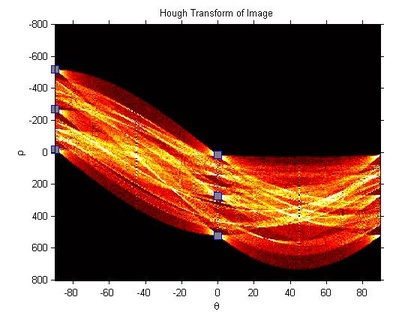
%> input picture Hough Transform of Image.jpg, 420 x 315 px, shrunk from 560 x 420 before the run
$ octave --eval "result = TemplateMomentofInertia('Hough Transform of Image.jpg');"   (GNU Octave 9; MATLAB toolbox functions it lacks are replaced by stand-ins)
%> lines starting %> are read from the running program, lines starting %| are printed output that depends on the picture; in (x1, y1, x2, y2) boxes, pixels count from 0 and x2, y2 are one past the last pixel; in counts of white or black regions, pixels touching at a corner belong together; the program's own positions count from 1
function nMomentOfInertia=TemplateMomentofInertia(Template)
%> called with Template = 'Hough Transform of Image.jpg'
    workspace;
    Template = imread(Template);
%> Template is the input picture: size 315x420x3 uint8; mean R, G, B 142.5, 110.7, 98.1
    subplot(2,1,1);imshow(Template);

    bTemplate = im2bw(Template,0.8);%turn image to BW
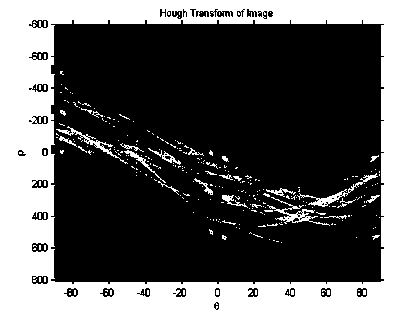
%> bTemplate: size 315x420 logical; 36.8% white; 298 white regions (273 under 20 px), largest, box (x1, y1, x2, y2) and area: (0, 0, 420, 315) 45642, (267, 197, 330, 226) 363, (297, 173, 378, 207) 351
    bTemplate= imfill(bTemplate, 'holes');%fill any potential background holes
%> bTemplate: size 315x420 logical; every value is 1

    TemplateProp=regionprops(bTemplate,'Centroid');
%> TemplateProp = 1 region; Centroid: [210.5 158]
    TemplateCentroid=TemplateProp(1).Centroid;
%> TemplateCentroid = [210.5 158]
    boundaries = bwboundaries(bTemplate);
%> boundaries = 1 boundary; box (x1, y1, x2, y2) and points: (0, 0, 420, 315) 1467

    subplot(2,1,2); imshow(Template);

    hold on
	plot(boundaries{1}(:,2),boundaries{1}(:,1), 'g', 'LineWidth', 3);
    hold off

    length=size(bTemplate,1);
%> length = 315
    width=size(bTemplate,2);
%> width = 420
    MomentOfInertia=0;%I

    for i=1:length
        for j=1:width
            if bTemplate(i,j)
                MomentOfInertia=((i-TemplateCentroid(1))^2+(j-TemplateCentroid(2))^2)+MomentOfInertia;
            end
        end
    end
%> after the loop, MomentOfInertia = 3.77e+09

    NumberOfPixels=sum(sum(bTemplate));
%> NumberOfPixels = 132300
    nMomentOfInertia=MomentOfInertia/(NumberOfPixels^2);%normalized I
%> nMomentOfInertia = 0.215
%> `result = TemplateMomentofInertia('Hough Transform of Image.jpg');`:
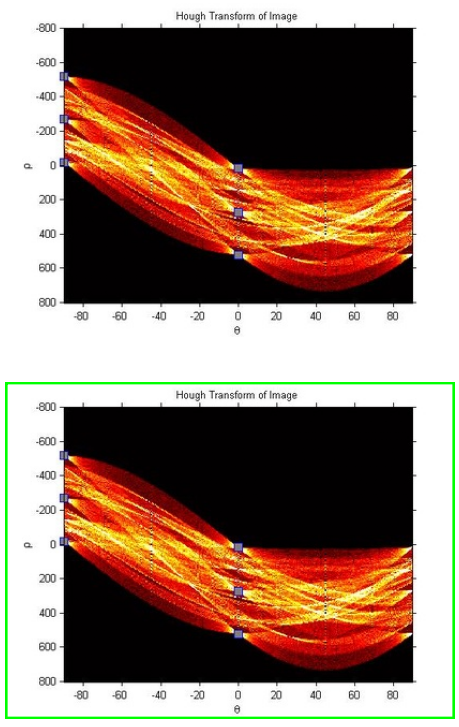
%> figure redrawn from the program's plot data, 2 panels

return

$ run again, on Circle.jpg
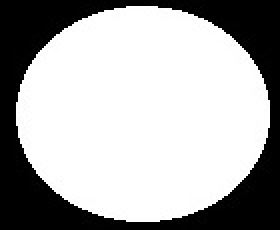
%> input picture Circle.jpg, 140 x 115 px (shown 2 times larger)
%> in TemplateMomentofInertia, Template is the input picture: size 115x140x3 uint8; min 0, max 255, mean 170.6
%> bTemplate: size 115x140 logical; 66.9% white; 1 black region, box (x1, y1, x2, y2) and area: (0, 0, 140, 115) 5331
%> TemplateProp = 1 region; Centroid: [72 57.5]
%> TemplateCentroid = [72.03 57.52]
%> boundaries = 1 boundary; box (x1, y1, x2, y2) and points: (8, 3, 135, 111) 331
%> after the loop in TemplateMomentofInertia, `for i=1:length`: MomentOfInertia = 23235305.4
%> NumberOfPixels = 10769
%> nMomentOfInertia = 0.2
%> `result = TemplateMomentofInertia('Hough Transform of Image.jpg');`:
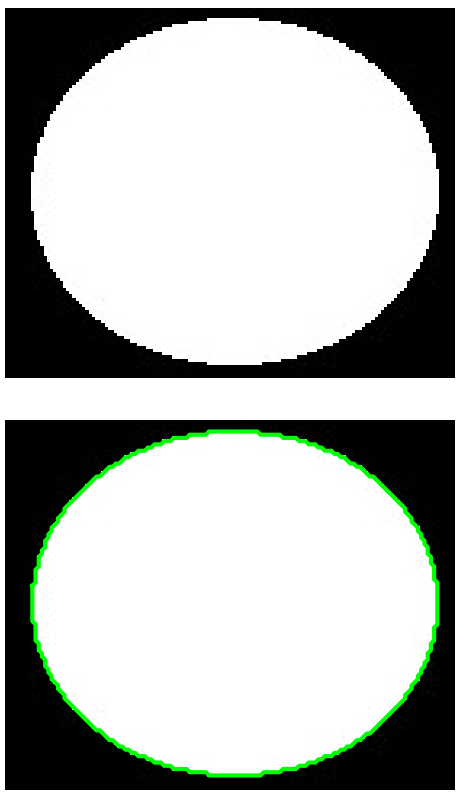
%> figure redrawn from the program's plot data, 2 panels
